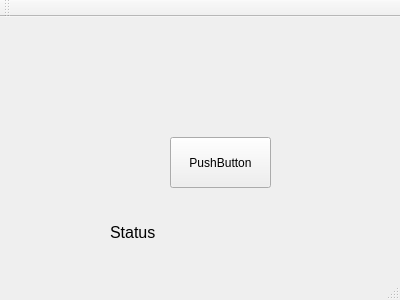
<?xml version="1.0" encoding="UTF-8"?>
<ui version="4.0">
 <class>MainWindow</class>
 <widget class="QMainWindow" name="MainWindow">
  <property name="geometry">
   <rect>
    <x>0</x>
    <y>0</y>
    <width>400</width>
    <height>300</height>
   </rect>
  </property>
  <property name="windowTitle">
   <string>MainWindow</string>
  </property>
  <widget class="QWidget" name="centralWidget">
   <widget class="QPushButton" name="pushButton">
    <property name="geometry">
     <rect>
      <x>170</x>
      <y>120</y>
      <width>101</width>
      <height>51</height>
     </rect>
    </property>
    <property name="text">
     <string>PushButton</string>
    </property>
   </widget>
   <widget class="QLabel" name="label">
    <property name="geometry">
     <rect>
      <x>110</x>
      <y>200</y>
      <width>231</width>
      <height>31</height>
     </rect>
    </property>
    <property name="text">
     <string>&lt;html&gt;&lt;head/&gt;&lt;body&gt;&lt;p&gt;&lt;span style=&quot; font-size:12pt;&quot;&gt;Status&lt;/span&gt;&lt;/p&gt;&lt;/body&gt;&lt;/html&gt;</string>
    </property>
   </widget>
  </widget>
  <widget class="QMenuBar" name="menuBar">
   <property name="geometry">
    <rect>
     <x>0</x>
     <y>0</y>
     <width>400</width>
     <height>17</height>
    </rect>
   </property>
  </widget>
  <widget class="QToolBar" name="mainToolBar">
   <attribute name="toolBarArea">
    <enum>TopToolBarArea</enum>
   </attribute>
   <attribute name="toolBarBreak">
    <bool>false</bool>
   </attribute>
  </widget>
  <widget class="QStatusBar" name="statusBar"/>
 </widget>
 <layoutdefault spacing="6" margin="11"/>
 <resources/>
 <connections/>
</ui>
